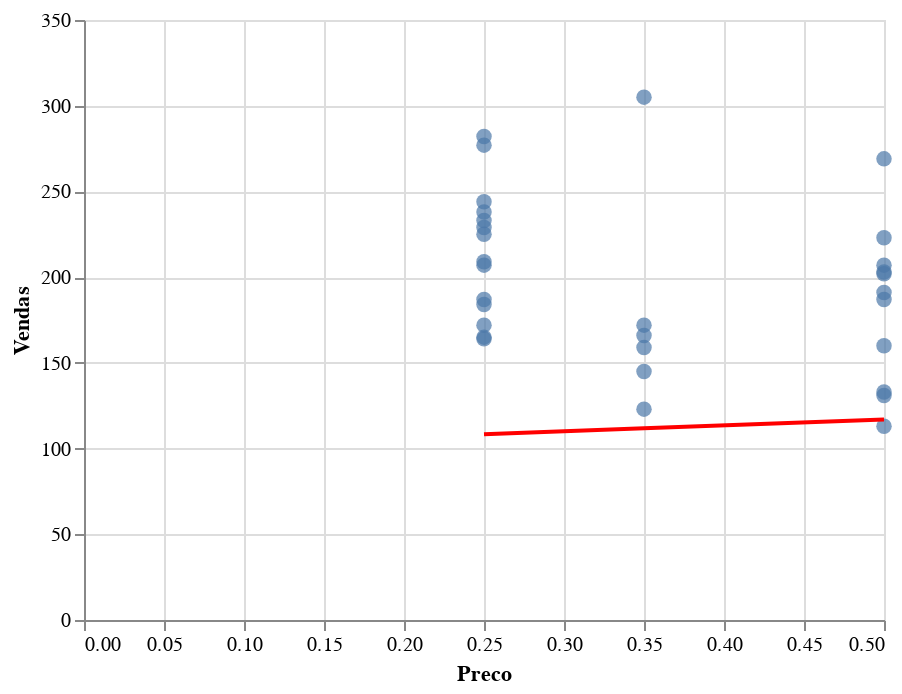

Notebook code for this chart:
### Markdown cell above
#### 14) usando regressão linear, prediga vendas a partir de: Price

### Code cell
predizer_vendas_por_variavel('Preco', limonadas)

### Figure 1 — Vega-Lite specification as saved in the notebook (floating-point values rounded to 4 significant figures)
{"$schema": "https://vega.github.io/schema/vega-lite/v2.6.0.json", "config": {"view": {"height": 300, "width": 400}}, "datasets": {"data-ba5f28dd6f6a78e17f4f67de88f1f416": [{"Data": "2016-07-01T00:00:00", "Folhetos": 90, "Laranja": 67, "Limao": 97, "Local": "Park", "LucroLaranja": 16.75, "LucroLimao": 24.25, "Preco": 0.25, "Rank": 30.5, "Revenue": 41, "Sales": 164, "Temperatura": 70}, {"Data": "2016-07-02T00:00:00", "Folhetos": 90, "Laranja": 67, "Limao": 98, "Local": "Park", "LucroLaranja": 16.75, "LucroLimao": 24.5, "Preco": 0.25, "Rank": 28, "Revenue": 41.25, "Sales": 165, "Temperatura": 72}, {"Data": "2016-07-03T00:00:00", "Folhetos": 104, "Laranja": 77, "Limao": 110, "Local": "Park", "LucroLaranja": 19.25, "LucroLimao": 27.5, "Preco": 0.25, "Rank": 29, "Revenue": 46.75, "Sales": 187, "Temperatura": 71}, {"Data": "2016-07-04T00:00:00", "Folhetos": 98, "Laranja": 99, "Limao": 134, "Local": "Beach", "LucroLaranja": 24.75, "LucroLimao": 33.5, "Preco": 0.25, "Rank": 25, "Revenue": 58.25, "Sales": 233, "Temperatura": 76}, {"Data": "2016-07-05T00:00:00", "Folhetos": 135, "Laranja": 118, "Limao": 159, "Local": "Beach", "LucroLaranja": 29.5, "LucroLimao": 39.75, "Preco": 0.25, "Rank": 20, "Revenue": 69.25, "Sales": 277, "Temperatura": 78}, {"Data": "2016-07-06T00:00:00", "Folhetos": 90, "Laranja": 69, "Limao": 103, "Local": "Beach", "LucroLaranja": 17.25, "LucroLimao": 25.75, "Preco": 0.25, "Rank": 8, "Revenue": 43, "Sales": 172, "Temperatura": 82}, {"Data": "2016-07-07T00:00:00", "Folhetos": 135, "Laranja": 101, "Limao": 143, "Local": "Beach", "LucroLaranja": 25.25, "LucroLimao": 35.75, "Preco": 0.25, "Rank": 13.5, "Revenue": 61, "Sales": 244, "Temperatura": 81}, {"Data": "2016-07-08T00:00:00", "Folhetos": 113, "Laranja": 86, "Limao": 123, "Local": "Beach", "LucroLaranja": 21.5, "LucroLimao": 30.75, "Preco": 0.25, "Rank": 8, "Revenue": 52.25, "Sales": 209, "Temperatura": 82}, {"Data": "2016-07-09T00:00:00", "Folhetos": 126, "Laranja": 95, "Limao": 134, "Local": "Beach", "LucroLaranja": 23.75, "LucroLimao": 33.5, "Preco": 0.25, "Rank": 17, "Revenue": 57.25, "Sales": 229, "Temperatura": 80}, {"Data": "2016-07-10T00:00:00", "Folhetos": 131, "Laranja": 98, "Limao": 140, "Local": "Beach", "LucroLaranja": 24.5, "LucroLimao": 35, "Preco": 0.25, "Rank": 8, "Revenue": 59.5, "Sales": 238, "Temperatura": 82}, {"Data": "2016-07-11T00:00:00", "Folhetos": 135, "Laranja": 120, "Limao": 162, "Local": "Beach", "LucroLaranja": 30, "LucroLimao": 40.5, "Preco": 0.25, "Rank": 3.5, "Revenue": 70.5, "Sales": 282, "Temperatura": 83}, {"Data": "2016-07-12T00:00:00", "Folhetos": 99, "Laranja": 95, "Limao": 130, "Local": "Beach", "LucroLaranja": 23.75, "LucroLimao": 32.5, "Preco": 0.25, "Rank": 1.5, "Revenue": 56.25, "Sales": 225, "Temperatura": 84}, {"Data": "2016-07-13T00:00:00", "Folhetos": 99, "Laranja": 75, "Limao": 109, "Local": "Beach", "LucroLaranja": 18.75, "LucroLimao": 27.25, "Preco": 0.25, "Rank": 23, "Revenue": 46, "Sales": 184, "Temperatura": 77}, {"Data": "2016-07-14T00:00:00", "Folhetos": 113, "Laranja": 85, "Limao": 122, "Local": "Beach", "LucroLaranja": 21.25, "LucroLimao": 30.5, "Preco": 0.25, "Rank": 20, "Revenue": 51.75, "Sales": 207, "Temperatura": 78}, {"Data": "2016-07-15T00:00:00", "Folhetos": 108, "Laranja": 62, "Limao": 98, "Local": "Beach", "LucroLaranja": 31, "LucroLimao": 49, "Preco": 0.5, "Rank": 26, "Revenue": 80, "Sales": 160, "Temperatura": 75}, {"Data": "2016-07-16T00:00:00", "Folhetos": 90, "Laranja": 50, "Limao": 81, "Local": "Beach", "LucroLaranja": 25, "LucroLimao": 40.5, "Preco": 0.5, "Rank": 27, "Revenue": 65.5, "Sales": 131, "Temperatura": 74}, {"Data": "2016-07-17T00:00:00", "Folhetos": 126, "Laranja": 76, "Limao": 115, "Local": "Beach", "LucroLaranja": 38, "LucroLimao": 57.5, "Preco": 0.5, "Rank": 23, "Revenue": 95.5, "Sales": 191, "Temperatura": 77}, {"Data": "2016-07-18T00:00:00", "Folhetos": 122, "Laranja": 92, "Limao": 131, "Local": "Park", "LucroLaranja": 46, "LucroLimao": 65.5, "Preco": 0.5, "Rank": 13.5, "Revenue": 111.5, "Sales": 223, "Temperatura": 81}, {"Data": "2016-07-19T00:00:00", "Folhetos": 113, "Laranja": 85, "Limao": 122, "Local": "Park", "LucroLaranja": 42.5, "LucroLimao": 61, "Preco": 0.5, "Rank": 20, "Revenue": 103.5, "Sales": 207, "Temperatura": 78}, {"Data": "2016-07-20T00:00:00", "Folhetos": 109.2, "Laranja": 42, "Limao": 71, "Local": "Park", "LucroLaranja": 21, "LucroLimao": 35.5, "Preco": 0.5, "Rank": 30.5, "Revenue": 56.5, "Sales": 113, "Temperatura": 70}, {"Data": "2016-07-21T00:00:00", "Folhetos": 90, "Laranja": 50, "Limao": 83, "Local": "Park", "LucroLaranja": 25, "LucroLimao": 41.5, "Preco": 0.5, "Rank": 23, "Revenue": 66.5, "Sales": 133, "Temperatura": 77}, {"Data": "2016-07-22T00:00:00", "Folhetos": 108, "Laranja": 75, "Limao": 112, "Local": "Park", "LucroLaranja": 37.5, "LucroLimao": 56, "Preco": 0.5, "Rank": 17, "Revenue": 93.5, "Sales": 187, "Temperatura": 80}, {"Data": "2016-07-23T00:00:00", "Folhetos": 117, "Laranja": 82, "Limao": 120, "Local": "Park", "LucroLaranja": 41, "LucroLimao": 60, "Preco": 0.5, "Rank": 13.5, "Revenue": 101, "Sales": 202, "Temperatura": 81}, {"Data": "2016-07-24T00:00:00", "Folhetos": 117, "Laranja": 82, "Limao": 121, "Local": "Park", "LucroLaranja": 41, "LucroLimao": 60.5, "Preco": 0.5, "Rank": 8, "Revenue": 101.5, "Sales": 203, "Temperatura": 82}, {"Data": "2016-07-25T00:00:00", "Folhetos": 135, "Laranja": 113, "Limao": 156, "Local": "Park", "LucroLaranja": 56.5, "LucroLimao": 78, "Preco": 0.5, "Rank": 1.5, "Revenue": 134.5, "Sales": 269, "Temperatura": 84}, {"Data": "2016-07-26T00:00:00", "Folhetos": 158, "Laranja": 129, "Limao": 176, "Local": "Park", "LucroLaranja": 45.15, "LucroLimao": 61.6, "Preco": 0.35, "Rank": 3.5, "Revenue": 106.8, "Sales": 305, "Temperatura": 83}, {"Data": "2016-07-27T00:00:00", "Folhetos": 99, "Laranja": 68, "Limao": 104, "Local": "Park", "LucroLaranja": 23.8, "LucroLimao": 36.4, "Preco": 0.35, "Rank": 17, "Revenue": 60.2, "Sales": 172, "Temperatura": 80}, {"Data": "2016-07-28T00:00:00", "Folhetos": 90, "Laranja": 63, "Limao": 96, "Local": "Park", "LucroLaranja": 22.05, "LucroLimao": 33.6, "Preco": 0.35, "Rank": 8, "Revenue": 55.65, "Sales": 159, "Temperatura": 82}, {"Data": "2016-07-29T00:00:00", "Folhetos": 95, "Laranja": 66, "Limao": 100, "Local": "Park", "LucroLaranja": 23.1, "LucroLimao": 35, "Preco": 0.35, "Rank": 13.5, "Revenue": 58.1, "Sales": 166, "Temperatura": 81}, {"Data": "2016-07-30T00:00:00", "Folhetos": 81, "Laranja": 57, "Limao": 88, "Local": "Beach", "LucroLaranja": 19.95, "LucroLimao": 30.8, "Preco": 0.35, "Rank": 8, "Revenue": 50.75, "Sales": 145, "Temperatura": 82}, {"Data": "2016-07-31T00:00:00", "Folhetos": 68, "Laranja": 47, "Limao": 76, "Local": "Beach", "LucroLaranja": 16.45, "LucroLimao": 26.6, "Preco": 0.35, "Rank": 8, "Revenue": 43.05, "Sales": 123, "Temperatura": 82}], "data-f472ebaf3b2bf09f67c6b5c905733401": [{"X": 0.25, "Y": 108.4}, {"X": 0.25, "Y": 108.4}, {"X": 0.25, "Y": 108.4}, {"X": 0.25, "Y": 108.4}, {"X": 0.25, "Y": 108.4}, {"X": 0.25, "Y": 108.4}, {"X": 0.25, "Y": 108.4}, {"X": 0.25, "Y": 108.4}, {"X": 0.25, "Y": 108.4}, {"X": 0.25, "Y": 108.4}, {"X": 0.25, "Y": 108.4}, {"X": 0.25, "Y": 108.4}, {"X": 0.25, "Y": 108.4}, {"X": 0.25, "Y": 108.4}, {"X": 0.5, "Y": 117.0}, {"X": 0.5, "Y": 117.0}, {"X": 0.5, "Y": 117.0}, {"X": 0.5, "Y": 117.0}, {"X": 0.5, "Y": 117.0}, {"X": 0.5, "Y": 117.0}, {"X": 0.5, "Y": 117.0}, {"X": 0.5, "Y": 117.0}, {"X": 0.5, "Y": 117.0}, {"X": 0.5, "Y": 117.0}, {"X": 0.5, "Y": 117.0}, {"X": 0.35, "Y": 111.8}, {"X": 0.35, "Y": 111.8}, {"X": 0.35, "Y": 111.8}, {"X": 0.35, "Y": 111.8}, {"X": 0.35, "Y": 111.8}, {"X": 0.35, "Y": 111.8}]}, "layer": [{"data": {"name": "data-ba5f28dd6f6a78e17f4f67de88f1f416"}, "encoding": {"x": {"field": "Preco", "type": "quantitative"}, "y": {"field": "Sales", "type": "quantitative"}}, "mark": {"size": 60, "type": "circle"}}, {"data": {"name": "data-f472ebaf3b2bf09f67c6b5c905733401"}, "encoding": {"x": {"axis": {"title": "Preco"}, "field": "X", "type": "quantitative"}, "y": {"axis": {"title": "Vendas"}, "field": "Y", "type": "quantitative"}}, "mark": {"color": "red", "type": "line"}}]}
